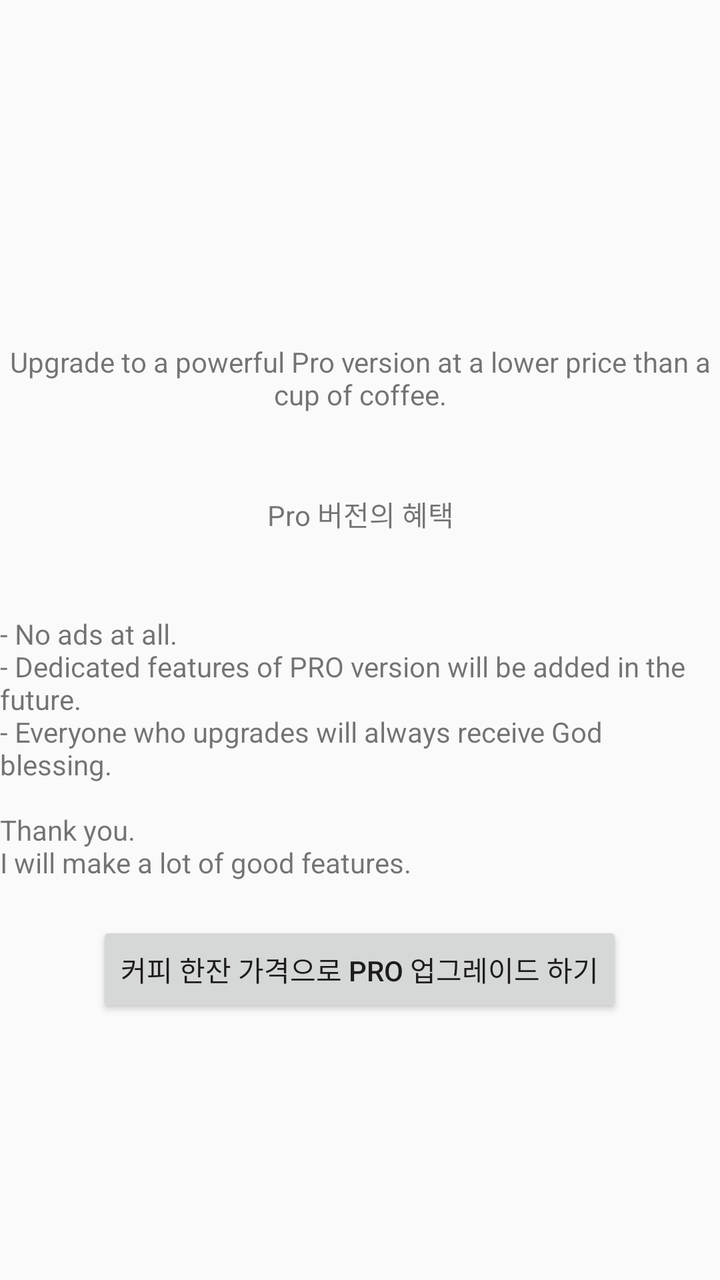
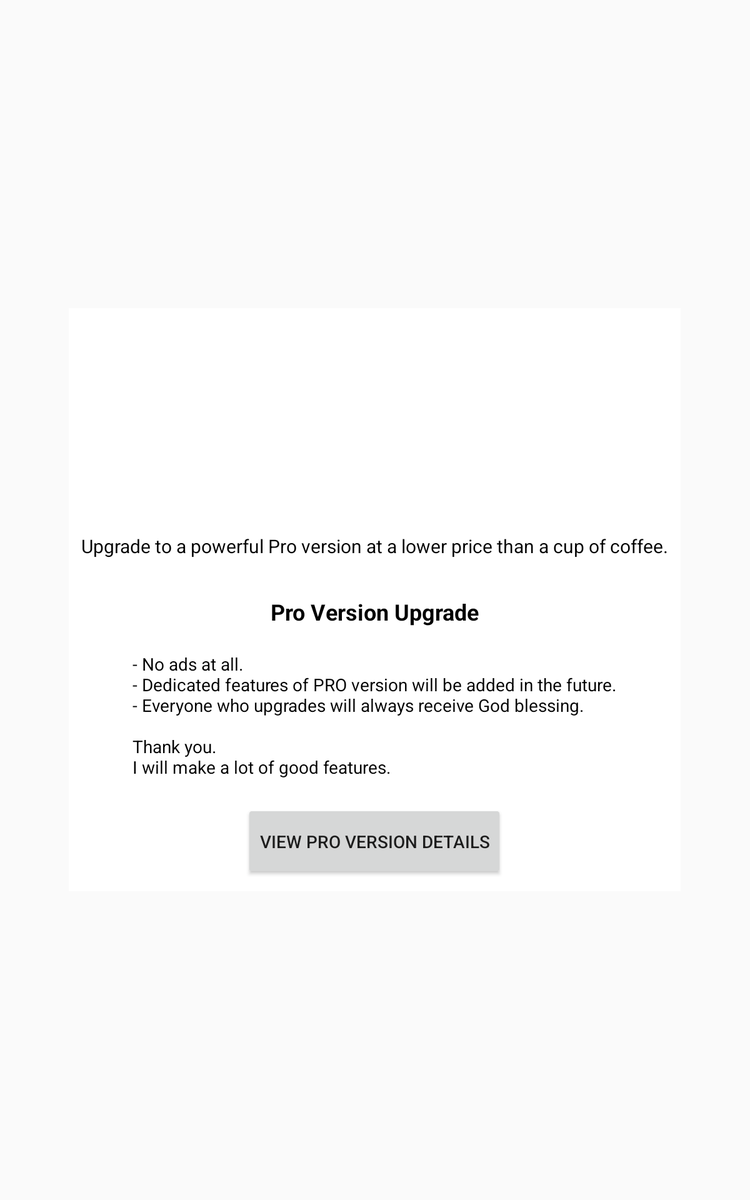

Two renders of one Android screen. The first uses the default layout on a phone; the second uses the alternative layout the repository ships for a different screen configuration, on a matching device. The two XML files are below.
<!-- AndroidManifest.xml: application theme AppTheme -->
<!-- res/layout/layout_dialog_coffee.xml -->
<?xml version="1.0" encoding="utf-8"?>
<RelativeLayout xmlns:android="http://schemas.android.com/apk/res/android"
    android:layout_width="match_parent"
    android:layout_height="match_parent">

    <LinearLayout
        android:layout_width="wrap_content"
        android:layout_height="wrap_content"
        android:gravity="center"
        android:layout_centerHorizontal="true"
        android:layout_centerVertical="true"
        android:orientation="vertical">

        <ImageView
            android:id="@+id/dialog_coffee_imageView"
            android:layout_width="wrap_content"
            android:layout_height="wrap_content"
            android:src="@drawable/coffee" />

        <TextView
            android:id="@+id/dialog_coffee_description_textView"
            android:layout_width="wrap_content"
            android:layout_height="wrap_content"
            android:layout_marginTop="40dp"
            android:gravity="center"
            android:text="@string/dialog_coffee_description" />

        <TextView
            android:layout_width="wrap_content"
            android:layout_height="wrap_content"
            android:layout_marginTop="40dp"
            android:gravity="center"
            android:text="Pro 버전의 혜택" />

        <TextView
            android:id="@+id/dialog_coffee_info_textView"
            android:layout_width="wrap_content"
            android:layout_height="wrap_content"
            android:layout_marginTop="40dp"
            android:text="@string/dialog_coffee_info" />

        <Button
            android:id="@+id/dialog_coffee_button"
            android:layout_width="wrap_content"
            android:layout_height="wrap_content"
            android:layout_marginTop="20dp"
            android:text="커피 한잔 가격으로 Pro 업그레이드 하기" />
    </LinearLayout>
</RelativeLayout>
<!-- resources referenced by this layout -->
<resources>
  <string name="dialog_coffee_description">Upgrade to a powerful Pro version at a lower price than a cup of coffee.</string>
  <string name="dialog_coffee_info">- No ads at all.\n- Dedicated features of PRO version will be added in the future.\n- Everyone who upgrades will always receive God blessing.\n\nThank you.\nI will make a lot of good features.</string>
  <style name="AppTheme" parent="Theme.AppCompat.Light.DarkActionBar">
          
          <item name="colorPrimary">@color/colorPrimary</item>
          <item name="colorPrimaryDark">@color/colorPrimaryDark</item>
          <item name="colorAccent">@color/colorAccent</item>
          <item name="android:windowFullscreen">true</item>
          <item name="windowNoTitle">true</item>
      </style>
  <color name="colorPrimary">#3F51B5</color>
  <color name="colorPrimaryDark">#303F9F</color>
  <color name="colorAccent">#FF4081</color>
</resources>
<!-- res/layout-large/layout_dialog_coffee.xml (the repository's variant of the layout above) -->
<!-- drawn on a 7-inch tablet held upright -->
<?xml version="1.0" encoding="utf-8"?>
<RelativeLayout xmlns:android="http://schemas.android.com/apk/res/android"
    android:id="@+id/dialog_coffee_parent_lay"
    android:layout_width="match_parent"
    android:layout_height="match_parent">

    <LinearLayout
        android:layout_width="wrap_content"
        android:layout_height="wrap_content"
        android:background="#FFFFFF"
        android:clickable="true"
        android:layout_centerHorizontal="true"
        android:layout_centerVertical="true"
        android:orientation="vertical">

        <ImageView
            android:id="@+id/dialog_coffee_imageView"
            android:layout_width="match_parent"
            android:layout_height="150dp"
            android:scaleType="centerCrop"
            android:src="@drawable/coffee" />

        <LinearLayout
            android:orientation="vertical"
            android:paddingLeft="10dp"
            android:paddingRight="10dp"
            android:layout_width="wrap_content"
            android:layout_height="wrap_content">

            <TextView
                android:id="@+id/dialog_coffee_description_textView"
                android:layout_width="wrap_content"
                android:layout_height="wrap_content"
                android:textSize="15dp"
                android:layout_gravity="center"
                android:layout_marginTop="30dp"
                android:textColor="#000000"
                android:gravity="center"
                android:text="@string/dialog_coffee_description" />

            <TextView
                android:layout_width="wrap_content"
                android:layout_height="wrap_content"
                android:layout_gravity="center"
                android:textSize="18dp"
                android:textStyle="bold"
                android:layout_marginTop="30dp"
                android:textColor="#000000"
                android:gravity="center"
                android:text="@string/dialog_coffee_infoTitle" />

            <TextView
                android:id="@+id/dialog_coffee_info_textView"
                android:layout_width="wrap_content"
                android:layout_height="wrap_content"
                android:layout_gravity="center"
                android:textColor="#000000"
                android:layout_marginTop="20dp"
                android:text="@string/dialog_coffee_info" />

            <Button
                android:id="@+id/dialog_coffee_button"
                android:layout_width="wrap_content"
                android:layout_height="wrap_content"
                android:layout_gravity="center"
                android:layout_marginBottom="10dp"
                android:layout_marginTop="20dp"
                android:minHeight="60dp"
                android:text="@string/dialog_coffee_button" />

        </LinearLayout>
    </LinearLayout>
</RelativeLayout>
<!-- resources referenced by the variant -->
<!-- as a 7-inch tablet held upright resolves them -->
<resources>
  <string name="dialog_coffee_button">View Pro Version Details</string>
  <string name="dialog_coffee_description">Upgrade to a powerful Pro version at a lower price than a cup of coffee.</string>
  <string name="dialog_coffee_info">- No ads at all.\n- Dedicated features of PRO version will be added in the future.\n- Everyone who upgrades will always receive God blessing.\n\nThank you.\nI will make a lot of good features.</string>
  <string name="dialog_coffee_infoTitle">Pro Version Upgrade</string>
  <style name="AppTheme" parent="Theme.AppCompat.Light.DarkActionBar">
          
          <item name="colorPrimary">@color/colorPrimary</item>
          <item name="colorPrimaryDark">@color/colorPrimaryDark</item>
          <item name="colorAccent">@color/colorAccent</item>
          <item name="android:windowFullscreen">true</item>
          <item name="windowNoTitle">true</item>
      </style>
  <color name="colorPrimary">#3F51B5</color>
  <color name="colorPrimaryDark">#303F9F</color>
  <color name="colorAccent">#FF4081</color>
</resources>
